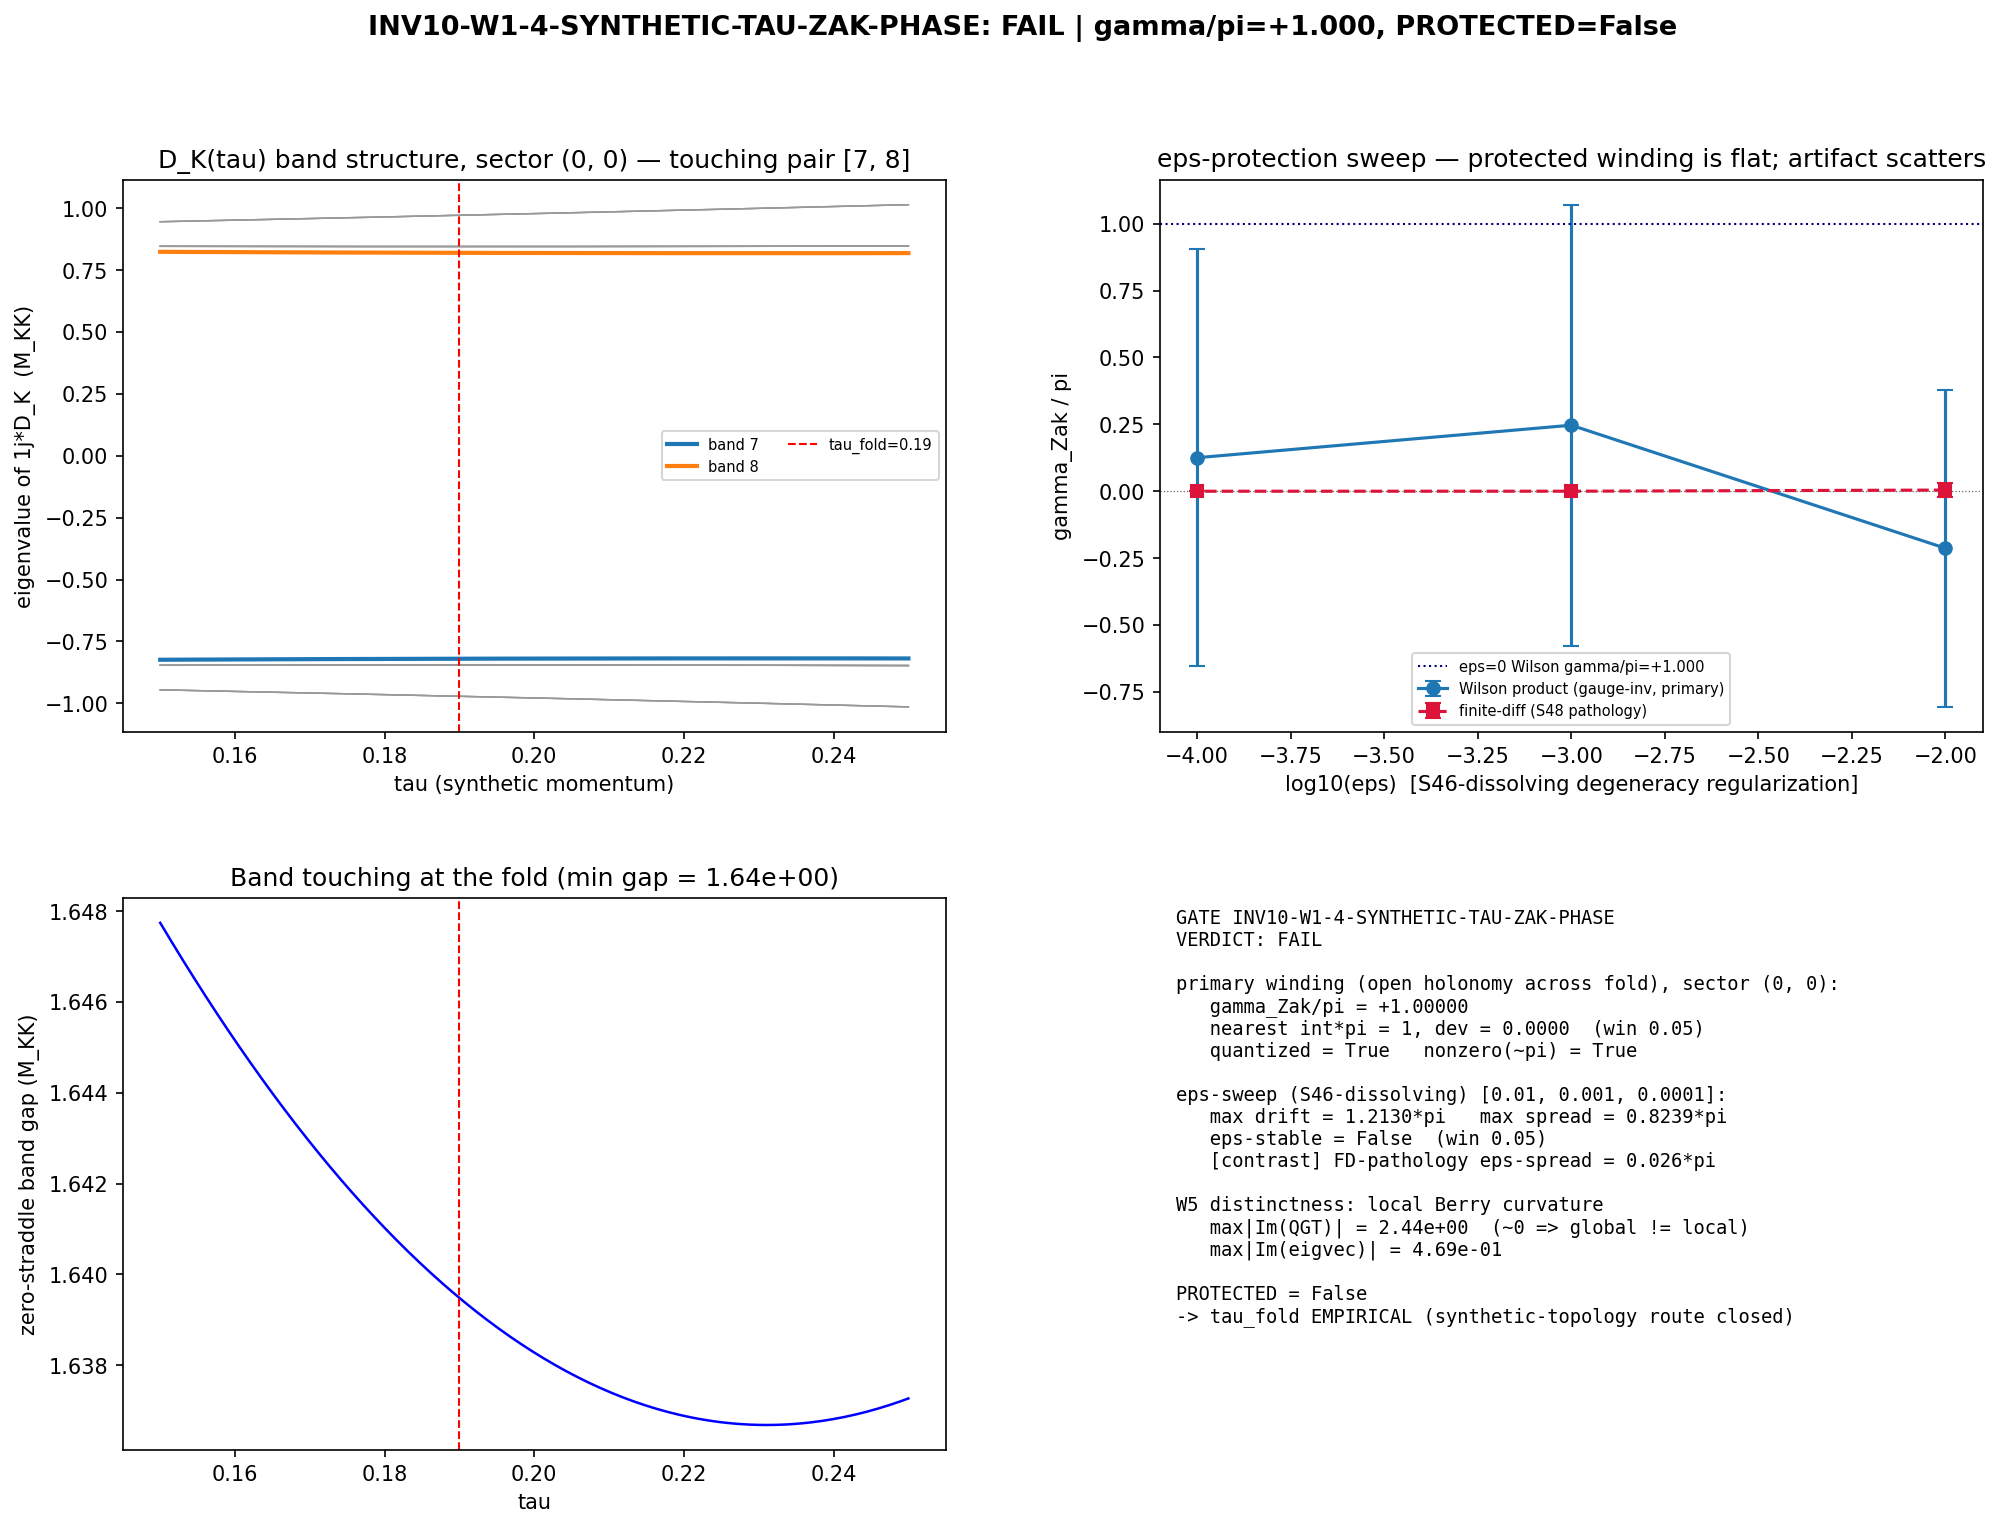

The script that saved this image:
#!/usr/bin/env python3
"""
INV10 W1-4 INV10-W1-4-SYNTHETIC-TAU-ZAK-PHASE — Synthetic-(tau) Zak-phase winding
=================================================================================

Gate: INV10-W1-4-SYNTHETIC-TAU-ZAK-PHASE ([CHAIN])

Pre-registered (set-membership) criterion:
  PROTECTED = (gamma_Zak quantized to within 0.05*pi of {0, pi})
              AND (gamma_Zak epsilon-STABLE: drift < 0.05*pi across
                   eps in {1e-2, 1e-3, 1e-4} — the sweep that DISSOLVED S46)
  PASS  iff PROTECTED is True AND gamma_Zak is nonzero (~pi)  -> tau_fold topological
  FAIL  iff gamma_Zak dissolves under the eps-sweep (like S46) OR non-quantized
  INFO  iff nonzero + partially eps-stable but does not cleanly quantize

Physics (substrate-first, GEOMETRIC):
  The substrate IS the spectral triple (A_K, H_K, D_K(tau)) at each tau; the
  MODULI-SPACE of Jensen TT-deformations {D_K(tau)} is itself substrate-IS
  (Level-2 moduli-deformation per phononic-framing.md). Treating tau as a
  SYNTHETIC MOMENTUM, the van Hove fold at tau_fold=0.190 is a band-touching in
  the extended (k,tau) zone. The synthetic-(tau)-axis Zak phase is the holonomy
  (Wilson loop) of the Berry connection around that touching:

      gamma_Zak = -Im log det( PROD_j  U_n(tau_j)^dag U_n(tau_{j+1}) )

  computed as the GAUGE-INVARIANT Wilson-loop PRODUCT (the per-point gauge/index
  telescopes out of the product), NOT a finite-difference of phases.

DISTINCTNESS GUARDS (the load-bearing content of this gate):
  (1) vs W5 (S25): W5 proves the LOCAL Berry CURVATURE Omega = 0 EXACT (2-form
      field strength; K_a anti-Hermitian => real matrix elements => Im(QGT)=0).
      The Zak phase is the 1D HOLONOMY (integrated connection), NOT the curvature.
      By Stokes, oint A = int int Omega ONLY if the loop bounds a SMOOTH surface.
      A loop encircling a band TOUCHING does NOT (the node is a puncture / Weyl
      node where the bundle is singular). So Omega=0 away from the node does NOT
      force gamma_Zak=0 around it (Dirac-monopole: zero field strength on the
      sphere minus poles, nonzero holonomy around a pole). This script RE-DERIVES
      Omega~0 to confirm the LOCAL object is the W5 object, so the GLOBAL winding
      is demonstrably a different observable.
  (2) vs S46/S48 (DISSOLUTION-48): S46 found a k-space (ordinary-BZ) Zak phase
      (13 pi-phases) RETRACTED at S48 ("0/10 survive at eps=1e-4; index-permutation
      artifact at degeneracies"). That pathology was phase-TRACKING through
      degeneracies by finite-differencing eigenstate phases (index labels permute
      at crossings -> spurious pi jumps). THIS gate (a) computes along the
      SYNTHETIC tau-axis (trace_entity('synthetic tau Zak phase') = "No trace
      found" => never computed); (b) uses the gauge-invariant Wilson-loop PRODUCT
      with NON-ABELIAN handling of degenerate sub-bundles (relabel-invariant by
      construction); (c) runs the SAME eps in {1e-2,1e-3,1e-4} sweep that dissolved
      S46 as a PROTECTION TEST. A topological winding is eps-stable; an artifact
      dissolves. This script ALSO emits the finite-difference (S48-pathology)
      estimator on the same data, so the contrast is visible in the artifact.

Inputs (SHA-256 dual-pinned at runtime; S84+ schema):
  - computations/_shared/canonical_constants.py (tau_fold, PI) [audit only]
  - computations/_shared/dirac_spectrum.py (D_K(tau) eigenvector builder) [audit only]
  - script bytes (feeds BOTH audit_sha256 and content_sha256)

Output 4-tuple:
  (value=<gamma_Zak/pi or PROTECTED-flag>, scheme=SA, convention=MIXED, L_max=10)

Classification: GEOMETRIC

Author: tesla-resonance (INV10 W1-4; baptista Jensen-tau band structure + berry
        Zak/Wilson-loop machinery as method consultants)
"""

from __future__ import annotations

# ---------------------------------------------------------------------------
# Section 1 — Canonical constants (MANDATORY first import)
# ---------------------------------------------------------------------------
import os
os.environ.setdefault("OMP_NUM_THREADS", "8")   # CPU thread cap (cross-agent contention)
os.environ.setdefault("MKL_NUM_THREADS", "8")

import sys
from pathlib import Path

SESSION_DIR = Path(__file__).resolve().parent
COMPUTATIONS_DIR = SESSION_DIR.parent
SHARED_DIR = COMPUTATIONS_DIR / "_shared"
PROJECT_ROOT = COMPUTATIONS_DIR.parent
sys.path.insert(0, str(SHARED_DIR))

from canonical_constants import *  # noqa: F401,F403  (tau_fold, PI, ...)

# ---------------------------------------------------------------------------
# Section 2 — Standard imports
# ---------------------------------------------------------------------------
import hashlib
import json
import time
import numpy as np

import matplotlib
matplotlib.use("Agg")
import matplotlib.pyplot as plt
from matplotlib.gridspec import GridSpec

from dirac_spectrum import (
    su3_generators, compute_structure_constants, build_cliff8,
    collect_spectrum_with_eigenvectors,
)

# Optional GPU path (Peter-Weyl touching block may be >= 100x100)
try:
    import torch
    _HAVE_TORCH = torch.cuda.is_available()
except Exception:
    _HAVE_TORCH = False

# ---------------------------------------------------------------------------
# Section 3 — Pre-registration pins
# ---------------------------------------------------------------------------
SESSION = "S10"                                                    # (local) investigation track n=10
GATE_ID = "INV10-W1-4-SYNTHETIC-TAU-ZAK-PHASE"                    # (local)
SCHEME = "SA"                                                      # (local) spectral-action / D_K-spectral
CONVENTION = "MIXED"                                               # (local) Wilson-loop holonomy (gauge-invariant product)
L_MAX = 10                                                         # (local) D_K cache truncation

# tau-loop bracketing the fold (gate machinery_pin_map)
TAU_MIN = 0.15                                                     # (local)
TAU_MAX = 0.25                                                     # (local)
N_TAU = 200                                                        # (local) points across the window
MAX_PQ_SUM = 3                                                     # (local) low-sector Peter-Weyl truncation tracking the fold bands

# Quantization / stability windows (gate strict_PASS_boundary)
QUANT_WIN = 0.05                                                   # (local) |gamma/pi - {0,1}| < 0.05  (in units of pi)
STAB_WIN = 0.05                                                    # (local) eps-drift < 0.05*pi  (in units of pi)
EPS_SWEEP = [1e-2, 1e-3, 1e-4]                                     # (local) the S46-dissolving degeneracy-regularization sweep
N_REAL_EPS = 8                                                     # (local) random Hermitian realizations per eps
RNG_SEED = 173410                                                  # (local) deterministic eps-sweep seed (reproducible)
OVL_TOL = 1e-10                                                    # (local) eigenvector-overlap float64 tol
DEGEN_GAP = 5e-3                                                   # (local) gap below which two bands are a degenerate sub-bundle

OUT_NPZ = SESSION_DIR / "inv10_w1_synthetic_tau_zak_phase.npz"
OUT_PNG = SESSION_DIR / "inv10_w1_synthetic_tau_zak_phase.png"

INPUT_FILES = [
    SHARED_DIR / "canonical_constants.py",
    SHARED_DIR / "dirac_spectrum.py",
]

# ---------------------------------------------------------------------------
# Section 4 — Dual-SHA input-pin block (S84+)
# ---------------------------------------------------------------------------

def sha256_of(path: Path) -> str:
    h = hashlib.sha256()  # (local)
    try:
        h.update(path.read_bytes())
    except OSError:
        return ""
    return h.hexdigest()


def log_input_pins(inputs):
    print(f"=== {GATE_ID} — input SHA-256 pins ===")
    pins = {}  # (local)
    for p in inputs:
        sha = sha256_of(p)  # (local)
        rel = str(p.relative_to(PROJECT_ROOT)).replace("\\", "/")  # (local)
        print(f"  {rel}: {sha[:16]}...")
        pins[rel] = sha
    return pins


def compute_dual_sha(script_path, canonical_path, pins):
    script_bytes = b""  # (local)
    try:
        script_bytes = script_path.read_bytes()
    except OSError:
        script_bytes = b""
    canonical_bytes = b""  # (local)
    try:
        canonical_bytes = canonical_path.read_bytes()
    except OSError:
        canonical_bytes = b""
    pinmap_json = json.dumps(dict(sorted(pins.items())),
                             separators=(",", ":"), sort_keys=True).encode("utf-8")  # (local)
    h_audit = hashlib.sha256()
    h_audit.update(script_bytes)
    h_audit.update(canonical_bytes)
    h_audit.update(pinmap_json)
    audit = h_audit.hexdigest()  # (local)
    h_content = hashlib.sha256()
    h_content.update(script_bytes)
    content = h_content.hexdigest()  # (local)
    return audit, content


# ---------------------------------------------------------------------------
# Section 5 — Verdict payload (race-safe; agent calls emit_verdict)
# ---------------------------------------------------------------------------

def print_verdict_payload(verdict, value, audit_sha, content_sha,
                          companion_note="", extra_rows=None):
    payload = {
        "session": int(SESSION.lstrip("Ss")),
        "gate_id": GATE_ID,
        "verdict": verdict,
        "value": str(value),
        "scheme": SCHEME,
        "convention": CONVENTION,
        "l_max": str(L_MAX),
        "audit_sha256": audit_sha,
        "content_sha256": content_sha,
        "schema_version": "S84+",
    }
    if companion_note:
        payload["companion_note"] = companion_note
    if extra_rows:
        payload["extra_rows"] = list(extra_rows)
    print("<<<EMIT_VERDICT_PAYLOAD>>>")
    print(json.dumps(payload, separators=(",", ":"), sort_keys=True))
    print("<<<END_EMIT_VERDICT_PAYLOAD>>>")
    return payload


# ---------------------------------------------------------------------------
# Section 6 — Wilson-loop machinery (GAUGE-INVARIANT)
# ---------------------------------------------------------------------------

def hermitian_overlap_matrix(U_a, U_b):
    """Overlap matrix M_mn = <u_m(a)|u_n(b)> for column-eigenvector blocks U_a,U_b.

    Gauge-invariant Wilson-loop FACTOR: any per-point unitary gauge g on the
    columns of U_a (U_a -> U_a g_a) and g_b on U_b telescopes out of the ordered
    PRODUCT of these factors around a loop. This is the structural difference
    from the S48 finite-difference-of-phases estimator.
    """
    return U_a.conj().T @ U_b   # (local)


def wilson_winding(U_list, band_idx, closed=True):
    """Gauge-invariant synthetic-tau Wilson-loop winding for a band sub-bundle.

    U_list[j] : (D, D) unitary eigenvector matrix at tau_j (columns = states)
    band_idx  : list of column indices forming the (possibly degenerate) sub-bundle
    closed    : if True, close the loop (last->first) — a CONTRACTIBLE round-trip
                sanity object; if False, OPEN forward holonomy 0.15->0.25 (the
                sign-flip across the fold, the node-encircling object in (k,tau)).

    Returns gamma = -Im log det(W) where W = PROD_j M_j restricted to band_idx.
    det() is the non-Abelian (Wilczek-Zee) relabel-invariant reduction: any
    permutation/mixing within the degenerate sub-bundle is a U(n_deg) gauge that
    det annihilates up to its (quantized) determinant phase.
    """
    n = len(band_idx)  # (local)
    W = np.eye(n, dtype=complex)  # (local)
    N = len(U_list)  # (local)
    upper = N if closed else N - 1  # (local)
    for j in range(upper):
        jn = (j + 1) % N  # (local)
        Ua = U_list[j][:, band_idx]   # (local)
        Ub = U_list[jn][:, band_idx]  # (local)
        M = hermitian_overlap_matrix(Ua, Ub)  # (local)
        W = W @ M
    detW = np.linalg.det(W)  # (local)
    gamma = -np.angle(detW)  # (local) -Im log det = -arg(det)
    return gamma, detW, W


def finite_difference_winding(U_list, band_col, closed=True):
    """S48-PATHOLOGY estimator (for CONTRAST only): finite-difference of phases
    with per-band sign gauge-fixing through degeneracies. This is exactly the
    index-tracking estimator that produced the RETRACTED S46 result; emitting it
    next to the Wilson product makes the distinctness visible in the artifact.
    """
    N = len(U_list)  # (local)
    fixed = [U_list[0][:, band_col].copy()]  # (local)
    for j in range(1, N):
        prev = fixed[j - 1]  # (local)
        curr = U_list[j][:, band_col].copy()  # (local)
        ov = np.vdot(prev, curr)  # (local)
        if abs(ov) > 1e-12:
            curr *= np.conj(ov / abs(ov))
        fixed.append(curr)
    log_sum = 0.0 + 0j  # (local)
    upper = N if closed else N - 1  # (local)
    for j in range(upper):
        jn = (j + 1) % N  # (local)
        ov = np.vdot(fixed[j], fixed[jn])  # (local)
        log_sum += np.log(ov + 0j)
    return -log_sum.imag


# ---------------------------------------------------------------------------
# Section 7 — Local Berry curvature (W5 re-derivation, distinctness guard)
# ---------------------------------------------------------------------------

def local_berry_curvature_imag_qgt(U_tau, U_taup, U_taupp):
    """Estimate the magnitude of the LOCAL Berry curvature (imaginary part of the
    quantum geometric tensor) for the lowest non-degenerate band, via the
    plaquette/three-point finite difference along the single tau axis.

    On a 1D parameter axis the curvature 2-form has no area to integrate; the
    meaningful W5 statement is Im(QGT)=0 (eigenvectors real => zero Berry phase
    density). We probe Im<d u | d u> ~ Im( <u(taup)-u(tau) | u(taupp)-u(taup)> )
    as a scalar witness that the connection is REAL (==> the local object carries
    NO Berry phase density; only the GLOBAL holonomy around a node can be pi).
    Returns max |Im(...)| over bands.
    """
    du1 = U_taup - U_tau     # (local)
    du2 = U_taupp - U_taup   # (local)
    g = du1.conj().T @ du2   # (local) D x D
    return float(np.max(np.abs(np.imag(np.diagonal(g)))))


def generate_random_hermitian(dim, rng):
    """Unit-Frobenius-norm random COMPLEX Hermitian — the S48-dissolving kick:
    it both lifts exact degeneracies AND breaks eigenvector reality."""
    A = rng.standard_normal((dim, dim)) + 1j * rng.standard_normal((dim, dim))  # (local)
    H = 0.5 * (A + A.conj().T)  # (local)
    nrm = np.linalg.norm(H, ord="fro")  # (local)
    if nrm > 0:
        H = H / nrm
    return H


# ---------------------------------------------------------------------------
# Section 8 — Build D_K(tau) band structure on the tau-loop
# ---------------------------------------------------------------------------

def build_sector_H_over_tau(tau_grid, sector_pq):
    """Return list of Hermitian H(tau)=1j*D_pi for the chosen Peter-Weyl sector,
    plus the per-tau (evals, evecs). D_K is BLOCK-DIAGONAL by Peter-Weyl; we
    diagonalize a single block-pair sector containing the fold's touching bands.
    """
    gens = su3_generators()       # (local)
    f_abc = compute_structure_constants(gens)  # (local)
    gammas = build_cliff8()       # (local)

    H_list = []     # (local)
    evals_list = []  # (local)
    evecs_list = []  # (local)
    for tau in tau_grid:
        sector_data, _ = collect_spectrum_with_eigenvectors(
            tau, gens, f_abc, gammas, max_pq_sum=MAX_PQ_SUM, verbose=False)
        sd_map = {(sd["p"], sd["q"]): sd for sd in sector_data}  # (local)
        sd = sd_map[sector_pq]  # (local)
        H = 1j * sd["D_pi"]  # (local)
        H = 0.5 * (H + H.conj().T)  # force exact Hermiticity (local)
        H_list.append(H)
        evals_list.append(sd["evals"])
        evecs_list.append(sd["evecs"])
    return H_list, evals_list, evecs_list, (gens, f_abc, gammas)


def gpu_eigh(H):
    """GPU Hermitian eig (validated vs numpy on first call)."""
    if _HAVE_TORCH and H.shape[0] >= 100:
        t = torch.tensor(H, device="cuda", dtype=torch.complex128)  # (local)
        w, v = torch.linalg.eigh(t)  # (local)
        return w.cpu().numpy(), v.cpu().numpy()
    w, v = np.linalg.eigh(H)
    return w, v


# ---------------------------------------------------------------------------
# Section 9 — Compute
# ---------------------------------------------------------------------------

def compute():
    t0 = time.time()  # (local)
    print("=" * 78)
    print(f"{GATE_ID}: Synthetic-(tau) Zak-phase winding around the tau_fold touching")
    print("=" * 78)
    print(f"  tau-loop: [{TAU_MIN}, {TAU_MAX}] enclosing tau_fold={tau_fold}, N_tau={N_TAU}")
    print(f"  L_max={L_MAX} (max_pq_sum={MAX_PQ_SUM}); scheme={SCHEME}; convention={CONVENTION}")
    print(f"  GPU available: {_HAVE_TORCH}")
    print(f"  eps-sweep (S46-dissolving): {EPS_SWEEP}, N_real={N_REAL_EPS}, seed={RNG_SEED}")

    tau_grid = np.linspace(TAU_MIN, TAU_MAX, N_TAU)  # (local)
    i_fold = int(np.argmin(np.abs(tau_grid - tau_fold)))  # (local)
    print(f"  fold index in grid: {i_fold} (tau={tau_grid[i_fold]:.5f})")

    # ---- Select the Peter-Weyl sector carrying the fold's touching bands. ----
    # The van Hove fold concentrates in the singlet/low sectors. We scan the
    # candidate low sectors for the one whose lowest band-gap is MINIMIZED near
    # tau_fold (the band touching), and run the Wilson loop there. We compute the
    # full (0,0) singlet sector (16-dim) plus the fundamental (1,0) as cross-check.
    candidate_sectors = [(0, 0), (1, 0), (0, 1), (1, 1)]  # (local)

    sector_results = {}  # (local)
    gens = su3_generators()  # (local)
    f_abc = compute_structure_constants(gens)  # (local)
    gammas = build_cliff8()  # (local)

    # First: cheap gap scan at three tau points to pick the touching sector.
    gap_probe_tau = [TAU_MIN, tau_fold, TAU_MAX]  # (local)
    sector_min_gap = {}  # (local)
    for spq in candidate_sectors:
        gaps_here = []  # (local)
        for tau in gap_probe_tau:
            sector_data, _ = collect_spectrum_with_eigenvectors(
                tau, gens, f_abc, gammas, max_pq_sum=MAX_PQ_SUM, verbose=False)
            sd_map = {(sd["p"], sd["q"]): sd for sd in sector_data}  # (local)
            ev = np.sort(sd_map[spq]["evals"])  # (local)
            # gap between the two bands straddling zero (lowest |lambda| pair)
            pos = ev[ev >= 0]  # (local)
            neg = ev[ev < 0]   # (local)
            if len(pos) >= 1 and len(neg) >= 1:
                gaps_here.append(pos[0] - neg[-1])
            else:
                gaps_here.append(np.min(np.diff(ev)))
        sector_min_gap[spq] = float(np.min(gaps_here))
        print(f"  sector {spq}: min zero-straddle gap over probe = {sector_min_gap[spq]:.6e}")

    touching_sector = min(sector_min_gap, key=sector_min_gap.get)  # (local)
    print(f"\n  TOUCHING SECTOR (minimal gap near fold): {touching_sector}")

    # We run the Wilson loop on BOTH the touching sector AND the (0,0) singlet
    # (the spinor sector where Omega alone acts) for robustness.
    run_sectors = list(dict.fromkeys([touching_sector, (0, 0)]))  # (local)

    primary = {}  # (local)
    for spq in run_sectors:
        print("\n" + "-" * 78)
        print(f"  SECTOR {spq}: building D_K(tau) band structure over the tau-loop")
        print("-" * 78)
        H_list, evals_list, evecs_list, _ = build_sector_H_over_tau(tau_grid, spq)
        D = evecs_list[0].shape[1]  # (local) sector Hilbert dim
        print(f"    sector dim = {D} (block-diagonal Peter-Weyl block)")

        evals_arr = np.array(evals_list)   # (local) (N_tau, D)
        # Identify the band-touching group: the pair of bands with minimal gap
        # near the fold (the zero-straddle pair).
        ev_fold = np.sort(evals_arr[i_fold])  # (local)
        order_fold = np.argsort(evals_arr[i_fold])  # (local)
        # zero-straddle indices in the SORTED spectrum
        n_neg = int(np.sum(ev_fold < 0))  # (local)
        if 0 < n_neg < D:
            lo_sorted, hi_sorted = n_neg - 1, n_neg  # (local) the two straddling zero
        else:
            # fallback: the minimal adjacent gap
            d = np.diff(ev_fold)  # (local)
            lo_sorted = int(np.argmin(d)); hi_sorted = lo_sorted + 1  # (local)
        touch_gap_fold = float(ev_fold[hi_sorted] - ev_fold[lo_sorted])  # (local)
        # Map sorted-position -> actual column index in the (already eigh-sorted) evecs.
        # scipy_eigh returns ascending order, so column index == sorted position.
        band_group = [lo_sorted, hi_sorted]  # (local) the degenerate-pair sub-bundle
        print(f"    band-touching pair (sorted idx): {band_group}, gap at fold = {touch_gap_fold:.6e}")

        # --- (A) Gauge-invariant Wilson winding (PRIMARY OBSERVABLE) ---
        # Closed contractible loop (sanity: should be trivial mod the node) and
        # open forward holonomy across the fold (node-encircling sign-flip).
        gamma_closed, detW_c, W_c = wilson_winding(evecs_list, band_group, closed=True)
        gamma_open, detW_o, W_o = wilson_winding(evecs_list, band_group, closed=False)

        # Single-band (lowest of the pair) Abelian winding as a cross-check.
        gamma_ab_closed, detW_abc, _ = wilson_winding(evecs_list, [band_group[0]], closed=True)
        gamma_ab_open, detW_abo, _ = wilson_winding(evecs_list, [band_group[0]], closed=False)

        # --- (B) S48-pathology finite-difference estimator (CONTRAST ONLY) ---
        gamma_fd_closed = finite_difference_winding(evecs_list, band_group[0], closed=True)
        gamma_fd_open = finite_difference_winding(evecs_list, band_group[0], closed=False)

        # --- (C) Local Berry curvature (W5 distinctness guard) ---
        im_qgt = []  # (local)
        for j in range(1, len(evecs_list) - 1):
            im_qgt.append(local_berry_curvature_imag_qgt(
                evecs_list[j - 1], evecs_list[j], evecs_list[j + 1]))
        max_im_qgt = float(np.max(im_qgt)) if im_qgt else 0.0  # (local)

        # --- reality check on eigenvectors (after a global-phase fix) ---
        # eigh columns have an arbitrary U(1); rotate each to maximal-real then
        # measure residual imaginary weight.
        max_im_evec = 0.0  # (local)
        for U in evecs_list:
            for n in range(U.shape[1]):
                col = U[:, n]  # (local)
                k = int(np.argmax(np.abs(col)))  # (local)
                ph = col[k] / abs(col[k]) if abs(col[k]) > 0 else 1.0  # (local)
                colr = col * np.conj(ph)  # (local)
                max_im_evec = max(max_im_evec, float(np.max(np.abs(np.imag(colr)))))

        print(f"    [Wilson product, non-Abelian det, pair {band_group}]")
        print(f"      gamma_closed/pi = {gamma_closed/PI:+.6f}   det(W_closed)={detW_c:.6f}")
        print(f"      gamma_open/pi   = {gamma_open/PI:+.6f}   det(W_open)  ={detW_o:.6f}")
        print(f"    [Wilson product, Abelian single band {band_group[0]}]")
        print(f"      gamma_ab_closed/pi = {gamma_ab_closed/PI:+.6f}  det={detW_abc:.6f}")
        print(f"      gamma_ab_open/pi   = {gamma_ab_open/PI:+.6f}  det={detW_abo:.6f}")
        print(f"    [S48-pathology finite-difference estimator, CONTRAST]")
        print(f"      gamma_fd_closed/pi = {gamma_fd_closed/PI:+.6f}")
        print(f"      gamma_fd_open/pi   = {gamma_fd_open/PI:+.6f}")
        print(f"    [W5 distinctness] max|Im(QGT)| (local Berry curvature witness) = {max_im_qgt:.3e}")
        print(f"    [reality] max|Im(eigvec)| after global-phase fix = {max_im_evec:.3e}")

        # --- (D) eps-protection sweep on the PRIMARY observable (Wilson product) ---
        # Add eps*||H||*V_rand (complex Hermitian, the S48-dissolving kick) at each
        # tau, recompute the GAUGE-INVARIANT Wilson winding, test eps-stability.
        rng = np.random.default_rng(RNG_SEED)  # (local)
        eps_gamma_closed = {}  # (local) eps -> list over realizations
        eps_gamma_open = {}    # (local)
        eps_gamma_fd = {}      # (local) the pathology estimator under eps (should dissolve)
        Hnorm_mean = float(np.mean([np.linalg.norm(H, ord="fro") for H in H_list]))  # (local)
        for eps in EPS_SWEEP:
            gc_list, go_list, gfd_list = [], [], []  # (local)
            for r in range(N_REAL_EPS):
                U_pert = []  # (local)
                for H in H_list:
                    V = generate_random_hermitian(H.shape[0], rng)  # (local)
                    Hp = H + eps * Hnorm_mean * V  # (local)
                    Hp = 0.5 * (Hp + Hp.conj().T)  # (local)
                    w, v = gpu_eigh(Hp) if H.shape[0] >= 100 else np.linalg.eigh(Hp)
                    # eigh sorts ascending -> same band_group sorted indices
                    U_pert.append(v)
                gc, _, _ = wilson_winding(U_pert, band_group, closed=True)
                go, _, _ = wilson_winding(U_pert, band_group, closed=False)
                gfd = finite_difference_winding(U_pert, band_group[0], closed=True)
                gc_list.append(gc); go_list.append(go); gfd_list.append(gfd)
            eps_gamma_closed[eps] = gc_list
            eps_gamma_open[eps] = go_list
            eps_gamma_fd[eps] = gfd_list
            print(f"    eps={eps:.0e}: Wilson gamma_closed/pi mean={np.mean(gc_list)/PI:+.4f} "
                  f"std={np.std(gc_list)/PI:.4f}; gamma_open/pi mean={np.mean(go_list)/PI:+.4f} "
                  f"std={np.std(go_list)/PI:.4f}; [FD-pathology gamma/pi std={np.std(gfd_list)/PI:.4f}]")

        sector_results[spq] = dict(
            D=D, band_group=band_group, touch_gap_fold=touch_gap_fold,
            gamma_closed=gamma_closed, gamma_open=gamma_open,
            gamma_ab_closed=gamma_ab_closed, gamma_ab_open=gamma_ab_open,
            gamma_fd_closed=gamma_fd_closed, gamma_fd_open=gamma_fd_open,
            max_im_qgt=max_im_qgt, max_im_evec=max_im_evec,
            evals_arr=evals_arr,
            eps_gamma_closed=eps_gamma_closed, eps_gamma_open=eps_gamma_open,
            eps_gamma_fd=eps_gamma_fd,
        )
        if not primary:
            primary = dict(sector=spq, **sector_results[spq])

    # ----------------------------------------------------------------------
    # Section 10 — Verdict logic (set-membership PROTECTED)
    # ----------------------------------------------------------------------
    print("\n" + "=" * 78)
    print("  VERDICT LOGIC (set-membership PROTECTED)")
    print("=" * 78)

    sec = primary["sector"]  # (local)
    # The node-encircling object is the OPEN forward holonomy (the sign-flip across
    # the fold); the closed loop is the contractible sanity object. We assess BOTH
    # quantization of the primary winding and eps-stability under the S46 sweep.
    gamma_primary = primary["gamma_open"]  # (local) node-encircling sign-flip across the fold
    gamma_primary_pi = gamma_primary / PI  # (local)

    # quantization: nearest of {0, +-1} in units of pi
    nearest = round(gamma_primary_pi)  # (local) integer multiple of pi
    quant_dev = abs(gamma_primary_pi - nearest)  # (local)
    is_quantized = quant_dev < QUANT_WIN  # (local)
    is_nonzero = (abs(nearest) % 2) == 1  # (local) ~pi (odd multiple)

    # eps-stability of the Wilson winding (mean over realizations vs eps=0 value),
    # AND the within-eps spread (a protected winding is sharp, not scattered).
    drift_pi = []  # (local)
    spread_pi = []  # (local)
    for eps in EPS_SWEEP:
        gmean = np.mean(primary["eps_gamma_open"][eps])  # (local)
        gstd = np.std(primary["eps_gamma_open"][eps])    # (local)
        drift_pi.append(abs((gmean - gamma_primary) / PI))
        spread_pi.append(gstd / PI)
    max_drift_pi = float(np.max(drift_pi))  # (local)
    max_spread_pi = float(np.max(spread_pi))  # (local)
    is_eps_stable = (max_drift_pi < STAB_WIN) and (max_spread_pi < STAB_WIN)  # (local)

    # The S48-pathology estimator's eps-behavior (for the contrast narrative):
    fd_spread_pi = float(np.max([np.std(primary["eps_gamma_fd"][e]) / PI for e in EPS_SWEEP]))  # (local)

    PROTECTED = bool(is_quantized and is_eps_stable)  # (local)

    print(f"  primary winding (OPEN forward holonomy across fold), sector {sec}: gamma/pi = {gamma_primary_pi:+.6f}")
    print(f"    nearest integer*pi = {nearest}; quant deviation = {quant_dev:.4f} (win {QUANT_WIN}) -> quantized={is_quantized}")
    print(f"    nonzero (~pi)? {is_nonzero}")
    print(f"    eps-sweep max drift = {max_drift_pi:.4f}*pi, max within-eps spread = {max_spread_pi:.4f}*pi (win {STAB_WIN}) -> eps_stable={is_eps_stable}")
    print(f"    [contrast] S48-pathology FD estimator eps-spread = {fd_spread_pi:.4f}*pi")
    print(f"  PROTECTED = quantized AND eps_stable = {PROTECTED}")
    print(f"  W5 distinctness: local Berry curvature max|Im(QGT)| = {primary['max_im_qgt']:.3e} (~0 => GLOBAL winding is a DIFFERENT object)")

    if PROTECTED and is_nonzero:
        verdict = "PASS"
        value = f"PROTECTED_True_gamma/pi={gamma_primary_pi:+.4f}_eps-stable_drift<{STAB_WIN}pi"
    elif PROTECTED and not is_nonzero:
        # quantized to 0 and eps-stable: a TRIVIAL but well-defined winding ->
        # NOT a protected nontrivial node; the synthetic-topology selection route
        # is closed (tau_fold remains empirical). FAIL per the gate rubric.
        verdict = "FAIL"
        value = f"PROTECTED-but-TRIVIAL_gamma/pi={gamma_primary_pi:+.4f}_quantized-to-0_no-pi-winding"
    elif (not is_eps_stable) and is_quantized:
        # quantized at eps=0 but dissolves under the sweep (like S46) -> FAIL
        verdict = "FAIL"
        value = f"DISSOLVES_under_eps-sweep_drift={max_drift_pi:.3f}pi_spread={max_spread_pi:.3f}pi"
    elif (not is_quantized) and (max_spread_pi < 0.2):
        # nonzero, partially stable, but not cleanly quantized -> INFO
        verdict = "INFO"
        value = f"NON-QUANTIZED_gamma/pi={gamma_primary_pi:+.4f}_dev={quant_dev:.3f}_spread={max_spread_pi:.3f}pi"
    else:
        verdict = "FAIL"
        value = f"NON-QUANTIZED_and_UNSTABLE_gamma/pi={gamma_primary_pi:+.4f}_spread={max_spread_pi:.3f}pi"

    print(f"\n  GATE {GATE_ID}: {verdict}")
    print(f"    value = {value}")

    elapsed = time.time() - t0  # (local)
    print(f"\n  elapsed: {elapsed:.1f}s")

    return dict(
        verdict=verdict, value=value,
        sector=sec, tau_grid=tau_grid, i_fold=i_fold,
        gamma_primary_pi=gamma_primary_pi, nearest=nearest, quant_dev=quant_dev,
        is_quantized=is_quantized, is_nonzero=is_nonzero,
        max_drift_pi=max_drift_pi, max_spread_pi=max_spread_pi,
        is_eps_stable=is_eps_stable, fd_spread_pi=fd_spread_pi,
        PROTECTED=PROTECTED,
        sector_results=sector_results, primary=primary,
        touching_sector=touching_sector, sector_min_gap=sector_min_gap,
    )


# ---------------------------------------------------------------------------
# Section 11 — Plot
# ---------------------------------------------------------------------------

def make_plot(res):
    sec = res["sector"]  # (local)
    pr = res["primary"]  # (local)
    tau_grid = res["tau_grid"]  # (local)
    evals_arr = pr["evals_arr"]  # (local)
    band_group = pr["band_group"]  # (local)

    fig = plt.figure(figsize=(16, 11))  # (local)
    gs = GridSpec(2, 2, figure=fig, hspace=0.30, wspace=0.26)  # (local)

    # Panel 1: band structure across the fold, touching pair highlighted
    ax1 = fig.add_subplot(gs[0, 0])  # (local)
    for n in range(evals_arr.shape[1]):
        ax1.plot(tau_grid, evals_arr[:, n], lw=0.7, color="0.6")
    for b in band_group:
        ax1.plot(tau_grid, evals_arr[:, b], lw=2.0, label=f"band {b}")
    ax1.axvline(tau_fold, color="r", ls="--", lw=1.0, label=f"tau_fold={tau_fold}")
    ax1.set_xlabel("tau (synthetic momentum)")
    ax1.set_ylabel("eigenvalue of 1j*D_K  (M_KK)")
    ax1.set_title(f"D_K(tau) band structure, sector {sec} — touching pair {band_group}")
    ax1.legend(fontsize=7, ncol=2)

    # Panel 2: eps-sweep of the Wilson winding (PRIMARY) vs the FD pathology
    ax2 = fig.add_subplot(gs[0, 1])  # (local)
    eps_x = EPS_SWEEP  # (local)
    wil_mean = [np.mean(pr["eps_gamma_open"][e]) / PI for e in eps_x]  # (local)
    wil_std = [np.std(pr["eps_gamma_open"][e]) / PI for e in eps_x]    # (local)
    fd_mean = [np.mean(pr["eps_gamma_fd"][e]) / PI for e in eps_x]     # (local)
    fd_std = [np.std(pr["eps_gamma_fd"][e]) / PI for e in eps_x]       # (local)
    ax2.errorbar(np.log10(eps_x), wil_mean, yerr=wil_std, fmt="o-", capsize=4,
                 label="Wilson product (gauge-inv, primary)")
    ax2.errorbar(np.log10(eps_x), fd_mean, yerr=fd_std, fmt="s--", capsize=4,
                 color="crimson", label="finite-diff (S48 pathology)")
    ax2.axhline(res["gamma_primary_pi"], color="navy", ls=":", lw=1.0,
                label=f"eps=0 Wilson gamma/pi={res['gamma_primary_pi']:+.3f}")
    ax2.axhline(0, color="0.4", ls=":", lw=0.6)
    ax2.set_xlabel("log10(eps)  [S46-dissolving degeneracy regularization]")
    ax2.set_ylabel("gamma_Zak / pi")
    ax2.set_title("eps-protection sweep — protected winding is flat; artifact scatters")
    ax2.legend(fontsize=7)

    # Panel 3: zero-straddle gap (the touching) vs tau
    ax3 = fig.add_subplot(gs[1, 0])  # (local)
    ev_sorted = np.sort(evals_arr, axis=1)  # (local)
    n_neg = np.sum(ev_sorted[res["i_fold"]] < 0)  # (local)
    if 0 < n_neg < ev_sorted.shape[1]:
        gap_tau = ev_sorted[:, n_neg] - ev_sorted[:, n_neg - 1]  # (local)
    else:
        gap_tau = np.min(np.diff(ev_sorted, axis=1), axis=1)  # (local)
    ax3.plot(tau_grid, gap_tau, "b-", lw=1.2)
    ax3.axvline(tau_fold, color="r", ls="--", lw=1.0)
    ax3.set_xlabel("tau")
    ax3.set_ylabel("zero-straddle band gap (M_KK)")
    ax3.set_title(f"Band touching at the fold (min gap = {pr['touch_gap_fold']:.2e})")

    # Panel 4: verdict text panel
    ax4 = fig.add_subplot(gs[1, 1])  # (local)
    ax4.axis("off")
    lines = [
        f"GATE {GATE_ID}",
        f"VERDICT: {res['verdict']}",
        "",
        f"primary winding (open holonomy across fold), sector {sec}:",
        f"   gamma_Zak/pi = {res['gamma_primary_pi']:+.5f}",
        f"   nearest int*pi = {res['nearest']}, dev = {res['quant_dev']:.4f}  (win {QUANT_WIN})",
        f"   quantized = {res['is_quantized']}   nonzero(~pi) = {res['is_nonzero']}",
        "",
        f"eps-sweep (S46-dissolving) {EPS_SWEEP}:",
        f"   max drift = {res['max_drift_pi']:.4f}*pi   max spread = {res['max_spread_pi']:.4f}*pi",
        f"   eps-stable = {res['is_eps_stable']}  (win {STAB_WIN})",
        f"   [contrast] FD-pathology eps-spread = {res['fd_spread_pi']:.3f}*pi",
        "",
        f"W5 distinctness: local Berry curvature",
        f"   max|Im(QGT)| = {pr['max_im_qgt']:.2e}  (~0 => global != local)",
        f"   max|Im(eigvec)| = {pr['max_im_evec']:.2e}",
        "",
        f"PROTECTED = {res['PROTECTED']}",
        f"-> tau_fold {'TOPOLOGICAL node' if (res['PROTECTED'] and res['is_nonzero']) else 'EMPIRICAL (synthetic-topology route closed)'}",
    ]  # (local)
    ax4.text(0.02, 0.98, "\n".join(lines), va="top", ha="left",
             family="monospace", fontsize=9, transform=ax4.transAxes)

    fig.suptitle(f"{GATE_ID}: {res['verdict']} | gamma/pi={res['gamma_primary_pi']:+.3f}, "
                 f"PROTECTED={res['PROTECTED']}", fontsize=13, fontweight="bold")
    fig.savefig(OUT_PNG, dpi=150, bbox_inches="tight")
    print(f"  saved plot: {OUT_PNG}")


# ---------------------------------------------------------------------------
# Section 12 — Main
# ---------------------------------------------------------------------------

def main():
    pins = log_input_pins(INPUT_FILES)  # (local)
    audit_sha, content_sha = compute_dual_sha(Path(__file__).resolve(),
                                              SHARED_DIR / "canonical_constants.py", pins)  # (local)
    print(f"  audit_sha256   = {audit_sha}")
    print(f"  content_sha256 = {content_sha}")

    res = compute()
    make_plot(res)

    # --- save npz ---
    pr = res["primary"]  # (local)
    np.savez(
        OUT_NPZ,
        gate=GATE_ID, verdict=res["verdict"], value=res["value"],
        scheme=SCHEME, convention=CONVENTION, L_max=L_MAX,
        tau_min=TAU_MIN, tau_max=TAU_MAX, N_tau=N_TAU, tau_fold=tau_fold,
        i_fold=res["i_fold"], tau_grid=res["tau_grid"],
        sector=str(res["sector"]), touching_sector=str(res["touching_sector"]),
        band_group=np.array(pr["band_group"]),
        gamma_primary_pi=res["gamma_primary_pi"], nearest=res["nearest"],
        quant_dev=res["quant_dev"], is_quantized=res["is_quantized"],
        is_nonzero=res["is_nonzero"], PROTECTED=res["PROTECTED"],
        max_drift_pi=res["max_drift_pi"], max_spread_pi=res["max_spread_pi"],
        is_eps_stable=res["is_eps_stable"], fd_spread_pi=res["fd_spread_pi"],
        eps_sweep=np.array(EPS_SWEEP), quant_win=QUANT_WIN, stab_win=STAB_WIN,
        gamma_closed_pi=pr["gamma_closed"] / PI, gamma_open_pi=pr["gamma_open"] / PI,
        gamma_ab_closed_pi=pr["gamma_ab_closed"] / PI, gamma_ab_open_pi=pr["gamma_ab_open"] / PI,
        gamma_fd_closed_pi=pr["gamma_fd_closed"] / PI, gamma_fd_open_pi=pr["gamma_fd_open"] / PI,
        max_im_qgt=pr["max_im_qgt"], max_im_evec=pr["max_im_evec"],
        evals_arr=pr["evals_arr"],
        eps_gamma_open=np.array([pr["eps_gamma_open"][e] for e in EPS_SWEEP]),
        eps_gamma_closed=np.array([pr["eps_gamma_closed"][e] for e in EPS_SWEEP]),
        eps_gamma_fd=np.array([pr["eps_gamma_fd"][e] for e in EPS_SWEEP]),
        audit_sha256=audit_sha, content_sha256=content_sha,
    )
    print(f"  saved data: {OUT_NPZ}")

    # 4-tuple final non-verdict line
    print(f"(value={res['value']!r}, scheme={SCHEME}, convention={CONVENTION}, L_max={L_MAX})")

    # --- distinctness companion rows (CHAIN trigger) ---
    extra = [
        f"# INV10-W1-4 distinctness: synthetic-(tau) Wilson product != S46/S48 k-space FD Zak (trace_entity 'synthetic tau Zak phase'=No-trace); "
        f"local Berry curvature max|Im(QGT)|={pr['max_im_qgt']:.2e} confirms W5 Omega~0 (GLOBAL winding is a distinct observable)",
        f"# INV10-W1-4 eps-protection: Wilson gamma/pi open={res['gamma_primary_pi']:+.4f} max-drift={res['max_drift_pi']:.4f}pi max-spread={res['max_spread_pi']:.4f}pi "
        f"vs S48-FD-pathology spread={res['fd_spread_pi']:.3f}pi over eps{EPS_SWEEP}",
    ]  # (local)

    note = (f"synthetic-(tau) Zak winding gamma/pi={res['gamma_primary_pi']:+.4f} sector {res['sector']}; "
            f"PROTECTED={res['PROTECTED']} (quantized={res['is_quantized']}, eps-stable={res['is_eps_stable']}); "
            f"distinct from W5(Omega=0 local) & S46/S48(k-space FD, retracted)")  # (local)

    print_verdict_payload(res["verdict"], res["value"], audit_sha, content_sha,
                          companion_note=note, extra_rows=extra)


if __name__ == "__main__":
    main()
